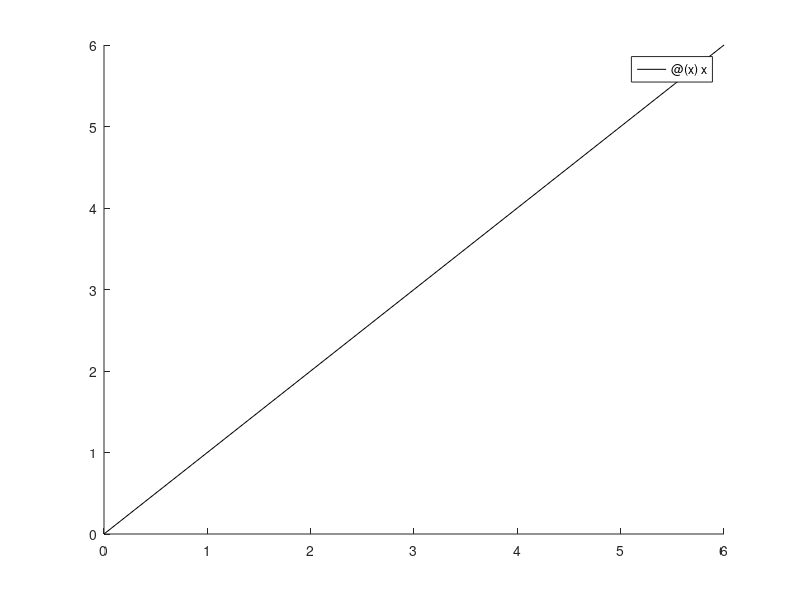

Reproduce this figure in MATLAB. (Note: this script raises an error after producing the figure.)
clear all
close all
clc

hold on
% two plates
fplot(@(x) x, [0,6], 'k')
fplot(0, [0,6], 'k')

% fixme: I do not know how to create sample points only 
% in the space between the plates
[X,Y] = meshgrid(0:0.3:6);

% electric field
U = 15*X^2*Y-5*Y^3;
V = 5*X^3-15*X*Y^2;
quiver(X,Y,U,V, 'Color','#0072BD')

% equipotential
Z = -5*X^3*Y+5*X*Y^3-15;
contour(X,Y,Z)
% A matrix with the same value everywhere (constant ZData) 
% doesn't have any level change, so no contour can be drawn.
hold off
